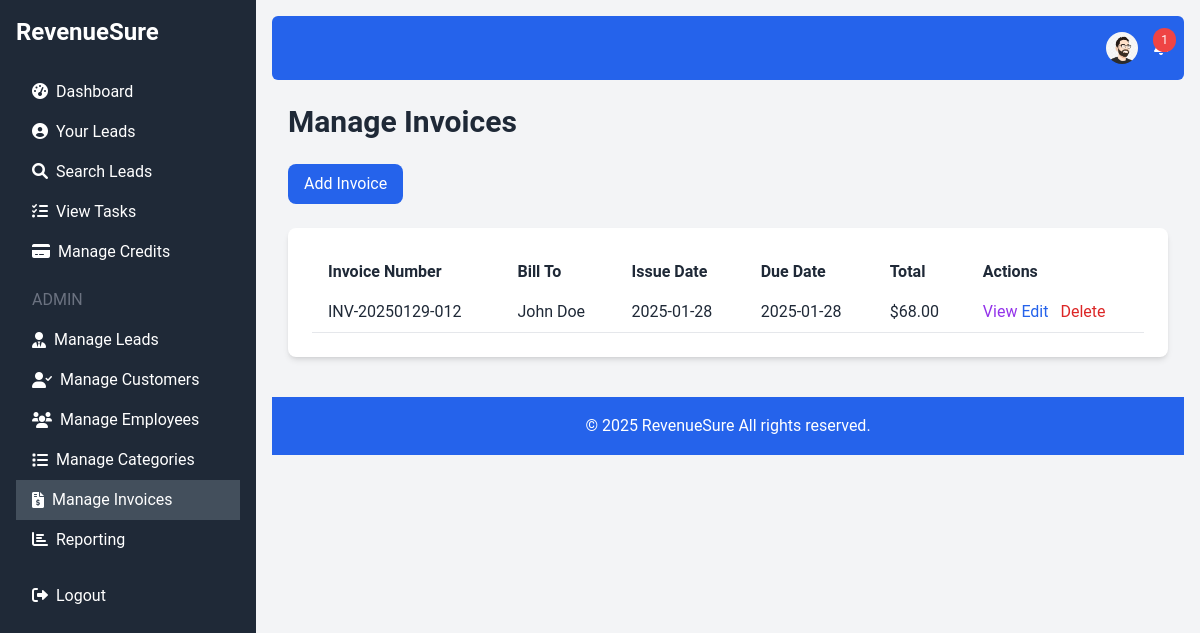
The app's page /manage_invoices.php (signed in), older data.
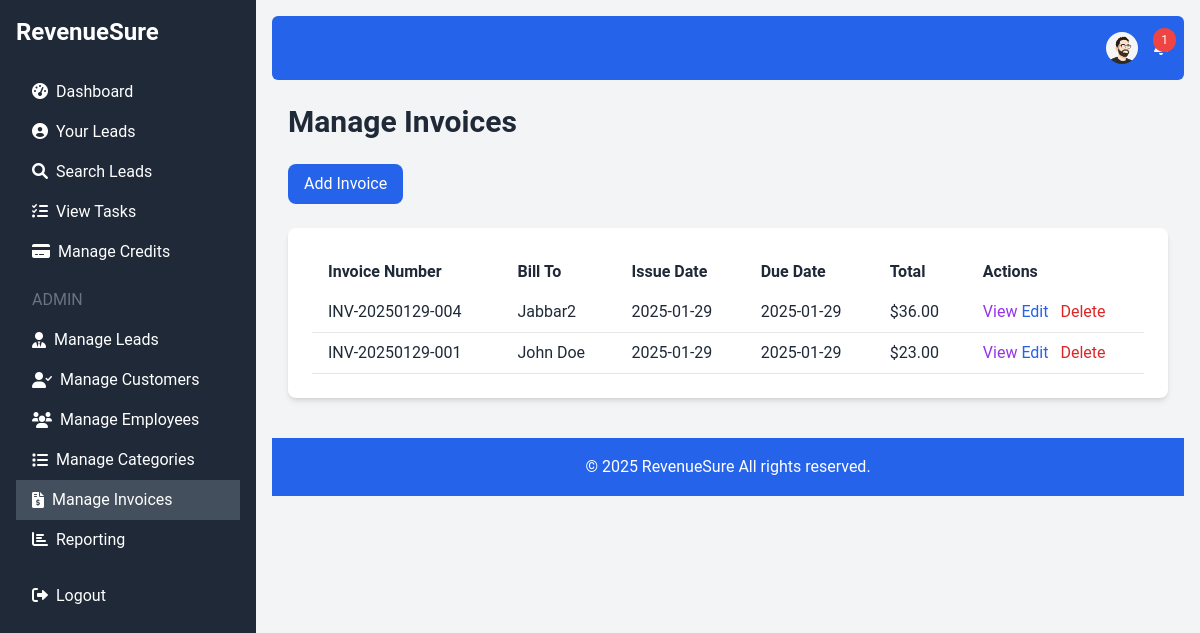
The same page, newer data.
### tables this page shows
CREATE TABLE `users` (
  `id` int(11) NOT NULL,
  `username` varchar(50) NOT NULL,
  `email` varchar(100) NOT NULL,
  `password` varchar(255) NOT NULL,
  `credits` int(11) DEFAULT 0,
  `created_at` timestamp NOT NULL DEFAULT current_timestamp(),
  `role` enum('admin','user') DEFAULT 'user',
  `profile_picture` varchar(255) DEFAULT NULL
);

CREATE TABLE `invoices` (
  `id` int(11) NOT NULL,
  `invoice_number` varchar(50) NOT NULL,
  `lead_id` int(11) DEFAULT NULL,
  `customer_id` int(11) DEFAULT NULL,
  `issue_date` date NOT NULL,
  `due_date` date NOT NULL,
  `bill_to_name` varchar(255) NOT NULL,
  `bill_to_address` varchar(255) DEFAULT NULL,
  `bill_to_email` varchar(100) DEFAULT NULL,
  `bill_to_phone` varchar(20) DEFAULT NULL,
  `ship_to_address` varchar(255) DEFAULT NULL,
  `subtotal` decimal(10,2) DEFAULT 0.00,
  `tax_method` varchar(50) DEFAULT NULL,
  `tax` text DEFAULT NULL,
  `discount` decimal(10,2) DEFAULT 0.00,
  `additional_charges` decimal(10,2) DEFAULT 0.00,
  `total` decimal(10,2) DEFAULT 0.00,
  `payment_terms` varchar(100) DEFAULT NULL,
  `notes` text DEFAULT NULL,
  `footer` text DEFAULT NULL,
  `billing_country` varchar(50) DEFAULT NULL,
  `discount_type` varchar(20) DEFAULT 'fixed',
  `discount_amount` decimal(10,2) DEFAULT 0.00,
  `created_at` timestamp NOT NULL DEFAULT current_timestamp()
);

### manage_invoices.php (the view, shortened to what this page needs)
<?php
require 'db.php';
$stmt = $conn->prepare("SELECT * FROM invoices ORDER BY created_at DESC");
$stmt->execute();
$invoices = $stmt->fetchAll(PDO::FETCH_ASSOC);
require 'header.php';
?>
<h1 class="text-3xl font-bold text-gray-800 mb-6">Manage Invoices</h1>
<a href="add_invoice.php" class="bg-blue-600 text-white px-4 py-2 rounded-lg hover:bg-blue-700 transition duration-300 mb-6 inline-block">Add Invoice</a>
<div class="bg-white p-6 rounded-lg shadow-md">
    <table class="w-full text-left">
        <thead>
            <tr>
                <th class="px-4 py-2">Invoice Number</th>
                <th class="px-4 py-2">Bill To</th>
                  <th class="px-4 py-2">Issue Date</th>
                <th class="px-4 py-2">Due Date</th>
                  <th class="px-4 py-2">Total</th>
                <th class="px-4 py-2">Actions</th>
            </tr>
        </thead>
        <tbody>
            <?php if ($invoices): ?>
                <?php foreach ($invoices as $invoice): ?>
                    <tr class="border-b">
                        <td class="px-4 py-2"><?php echo htmlspecialchars($invoice['invoice_number']); ?></td>
                        <td class="px-4 py-2"><?php echo htmlspecialchars($invoice['bill_to_name']); ?></td>
                         <td class="px-4 py-2"><?php echo htmlspecialchars($invoice['issue_date']); ?></td>
                        <td class="px-4 py-2"><?php echo htmlspecialchars($invoice['due_date']); ?></td>
                        <td class="px-4 py-2">$<?php echo htmlspecialchars($invoice['total']); ?></td>
                         <td class="px-4 py-2">
                            <a href="view_invoice.php?id=<?php echo $invoice['id']; ?>" class="text-purple-600 hover:underline">View</a>
                            <a href="edit_invoice.php?id=<?php echo $invoice['id']; ?>" class="text-blue-600 hover:underline">Edit</a>
                            <a href="delete_invoice.php?id=<?php echo $invoice['id']; ?>" class="text-red-600 hover:underline ml-2">Delete</a>
                        </td>
                    </tr>
                <?php endforeach; ?>
            <?php else: ?>
                <tr>
                    <td colspan="6" class="px-4 py-2 text-center text-gray-600">No invoices found.</td>
                </tr>
            <?php endif; ?>
        </tbody>
    </table>
</div>
<?php
require 'footer.php';
?>

### header.php (shortened to what this page needs)
<!DOCTYPE html>
<html lang="en">
<head>
    <script src="https://cdn.tailwindcss.com"></script>
    <link href="https://cdnjs.cloudflare.com/ajax/libs/font-awesome/6.0.0-beta3/css/all.min.css" rel="stylesheet">
     <link rel="stylesheet" href="https://cdnjs.cloudflare.com/ajax/libs/animate.css/4.1.1/animate.min.css"/>
</head>
<body class="bg-gray-100">
    <div class="flex h-screen fade-in-up">
        <aside class="bg-gray-800 text-white w-64 p-4">
            <a href="index.php" class="text-2xl font-bold block mb-6">RevenueSure</a>
            <nav>
                <?php if (isset($_SESSION['user_id'])): ?>
                    <?php
                     function isActive($path) {
                         $current_page = basename($_SERVER['PHP_SELF']);
                         return strpos($current_page, $path) === 0;
                    }
                     function isParentActive($path) {
                         $current_page = basename($_SERVER['PHP_SELF']);
                       return strpos($current_page, $path) !== false;
                      }
                    ?>
                    <a href="dashboard.php" class="block py-2 px-4 hover:bg-gray-700 rounded <?php echo isActive('dashboard.php') ? 'active' : ''; ?>"><i class="fas fa-tachometer-alt mr-2"></i>Dashboard</a>
                    <a href="your_leads.php" class="block py-2 px-4 hover:bg-gray-700 rounded <?php echo isActive('your_leads.php') ? 'active' : ''; ?>"><i class="fas fa-user-circle mr-2"></i>Your Leads</a>
                    <a href="search_leads.php" class="block py-2 px-4 hover:bg-gray-700 rounded <?php echo isActive('search_leads.php') ? 'active' : ''; ?>"><i class="fas fa-search mr-2"></i>Search Leads</a>
                   <a href="view_tasks.php" class="block py-2 px-4 hover:bg-gray-700 rounded <?php echo isActive('view_tasks.php') ? 'active' : ''; ?>"><i class="fas fa-tasks mr-2"></i>View Tasks</a>
                    <a href="manage_credits.php" class="block py-2 px-4 hover:bg-gray-700 rounded <?php echo isActive('manage_credits.php') ? 'active' : ''; ?>"><i class="fas fa-credit-card mr-2"></i>Manage Credits</a>
                    <?php if ($_SESSION['role'] === 'admin'): ?>
                        <h6 class="text-gray-500 uppercase mt-4 mb-2 px-4">Admin</h6>
                         <div class="menu-item <?php if (isParentActive('add_lead.php') || isParentActive('leads_list.php') || isParentActive('import_leads.php')) echo 'active'; ?>">
                            <a class="block py-2 px-4 hover:bg-gray-700 rounded flex items-center"><i class="fas fa-user-tie mr-2"></i>Manage Leads</a>
                        </div>
                          <div class="menu-item <?php if (isParentActive('add_customer.php') || isParentActive('manage_customers.php') || isParentActive('view_customer.php')) echo 'active'; ?>">
                            <a class="block py-2 px-4 hover:bg-gray-700 rounded flex items-center"><i class="fas fa-user-check mr-2"></i>Manage Customers</a>
                        </div>
                         <div class="menu-item <?php if (isParentActive('add_employee.php') || isParentActive('manage_employees.php')) echo 'active'; ?>">
                            <a class="block py-2 px-4 hover:bg-gray-700 rounded flex items-center"><i class="fas fa-users mr-2"></i>Manage Employees</a>
                        </div>
                          <div class="menu-item <?php if (isParentActive('manage_categories.php') || isParentActive('add_category.php')) echo 'active'; ?>">
                            <a class="block py-2 px-4 hover:bg-gray-700 rounded flex items-center"><i class="fas fa-list mr-2"></i>Manage Categories</a>
                        </div>
                           <div class="menu-item <?php if (isParentActive('manage_invoices.php') || isParentActive('add_invoice.php')) echo 'active'; ?>">
                            <a class="block py-2 px-4 hover:bg-gray-700 rounded flex items-center"><i class="fas fa-file-invoice-dollar mr-2"></i>Manage Invoices</a>
                        </div>
                         <a href="reporting_dashboard.php" class="block py-2 px-4 hover:bg-gray-700 rounded <?php echo isActive('reporting_dashboard.php') ? 'active' : ''; ?>"><i class="fas fa-chart-bar mr-2"></i>Reporting</a>
                    <?php endif; ?>
                     <a href="logout.php" class="block py-2 px-4 hover:bg-gray-700 rounded mt-4"><i class="fas fa-sign-out-alt mr-2"></i>Logout</a>
                <?php else: ?>
                    <a href="login.php" class="block py-2 px-4 hover:bg-gray-700 rounded"><i class="fas fa-sign-in-alt mr-2"></i>Login</a>
                    <a href="register.php" class="block py-2 px-4 hover:bg-gray-700 rounded"><i class="fas fa-user-plus mr-2"></i>Register</a>
                 <?php endif; ?>
             </nav>
        </aside>
        <div class="flex-1 p-4 fade-in">
            <nav class="bg-blue-600 p-4 text-white mb-6 rounded-md">
                <div class="container mx-auto flex justify-end items-center">
                    <?php if (isset($_SESSION['user_id'])): ?>
                        <div class="relative mr-4">
                            <button id="profileButton" class="hover:underline relative flex items-center">
                                <?php
                                $stmt = $conn->prepare("SELECT profile_picture FROM users WHERE id = :user_id");
                                $stmt->bindParam(':user_id', $_SESSION['user_id']);
                                $stmt->execute();
                                $user = $stmt->fetch(PDO::FETCH_ASSOC);
                                $profile_picture = $user['profile_picture'];
                                if ($profile_picture) : ?>
                                    <img src="<?php echo $profile_picture; ?>" alt="Profile Picture" class="rounded-full w-8 h-8 object-cover">
                                <?php else : ?>
                                    <i class="fas fa-user-circle fa-lg"></i>
                                <?php endif; ?>
                            </button>
                         </div>
                        <div class="relative">
                            <button id="notificationButton" class="hover:underline relative">
                                <?php
                                $stmt = $conn->prepare("SELECT COUNT(*) as unread FROM notifications WHERE user_id = :user_id AND is_read = 0");
                                $stmt->bindParam(':user_id', $_SESSION['user_id']);
                                $stmt->execute();
                                $unread = $stmt->fetch(PDO::FETCH_ASSOC)['unread'];
                                if ($unread > 0) : ?>
                                    <span class="bg-red-500 text-white text-xs px-2 py-1 rounded-full absolute -top-2 -right-2"><?php echo $unread; ?></span>
                                <?php endif; ?>
                            </button>
                        </div>
                   <?php endif; ?>
                </div>
            </nav>
             <div class="container mx-auto px-4">

### footer.php
</div>
<footer class="bg-blue-600 p-4 text-white mt-10">
    <div class="container mx-auto text-center">
        <p>&copy; 2025 RevenueSure All rights reserved.</p>
    </div>
</footer>
</body>
</html>

### header.php (style rules this page uses)
:root { --primary-color: #6366f1; --secondary-color: #34d399; --background-light: #f9fafb; --background-dark: #1f2937; --error-color: #ef4444; }
body { font-family: 'Roboto', sans-serif; background-color: var(--background-light); color: #1f2937; }
.menu-item a { transition: color 0.3s ease, background-color 0.3s ease; }
.active { background-color: #434f5c; }
aside { min-width: 256px; transition: all 0.3s ease-in-out; }
button { transition: background-color 0.3s ease, color 0.3s ease, transform 0.1s ease; }
.bg-white { transition: all 0.3s ease-in-out; box-shadow: 0 2px 5px rgba(0,0,0,0.1); }
.fade-in-up { animation: fadeInUp 0.3s ease-in-out; }
.fade-in { animation: fadeIn 0.3s ease-in-out; }
h1 { font-size: 2rem; font-weight: bold; color: var(--primary-color); }
p { font-size: 1rem; line-height: 1.6; }
.shadow-md { box-shadow: 0 4px 6px rgba(0, 0, 0, 0.1); }

Row changes from the older to the newer data that the page shows:
removed invoices: invoice_number "INV-20250129-012", bill_to_name "John Doe", issue_date "2025-01-28", due_date "2025-01-28", total "68.00"
added invoices: invoice_number "INV-20250129-004", bill_to_name "Jabbar2", issue_date "2025-01-29", due_date "2025-01-29", total "36.00"
added invoices: invoice_number "INV-20250129-001", bill_to_name "John Doe", issue_date "2025-01-29", due_date "2025-01-29", total "23.00"
